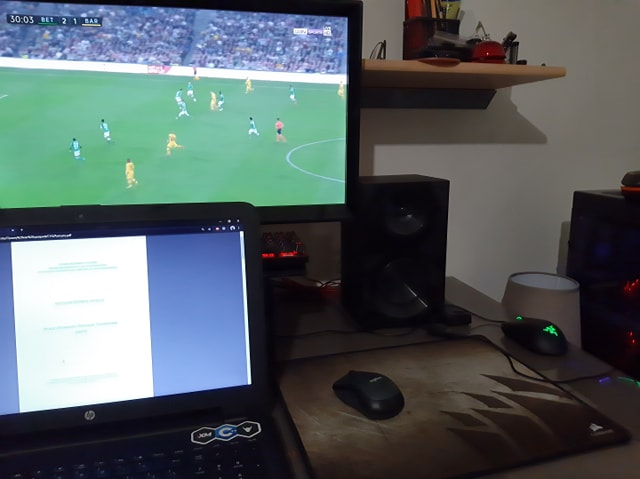
%> input picture CV3/photo2.jpg, 640 x 479 px
$ octave SIFT_feature.m   (GNU Octave 9; MATLAB toolbox functions it lacks are replaced by stand-ins)
%> lines starting %> are read from the running program, lines starting %| are printed output that depends on the picture
%this code is the Matlab implimentation of David G. Lowe,
%"Distinctive image features from scale-invariant keypoints,"
%International Journal of Computer Vision, 60, 2 (2004), pp. 91-110.
%this code should be used only for academic research.
%any other useage of this code should not be allowed without Author agreement.
% if you have any problem or improvement idea about this code, please
% contact with Xing Di, Stevens Institution of Technology. xdi2@stevens.edu
%%initial image
tic
clear;
clc;
row=256;
colum=256;
img=imread('photo2.jpg');
%> img is the input picture: size 479x640x3 uint8; mean R, G, B 84.6, 95.3, 97.5
img = rgb2gray(img);
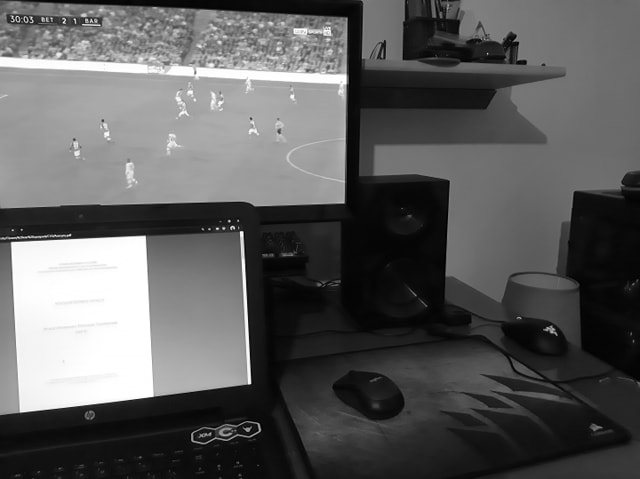
%> img: size 479x640 uint8; min 0, max 255, mean 92.3
img=imresize(img,[row,colum]);
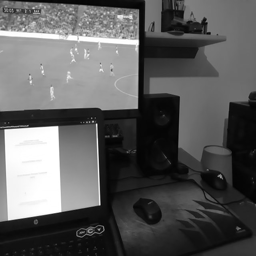
%> img: size 256x256 uint8; min 1, max 255, mean 92.3
img=im2double(img);
%> img: size 256x256 double
origin=img;
toc
%% Scale-Space Extrema Detection
tic
% original sigma and the number of actave can be modified. the larger
% sigma0, the more quickly-smooth images
sigma0=sqrt(2);
octave=3;%6*sigma*k^(octave*level)<=min(m,n)/(2^(octave-2))
level=3;
D=cell(1,octave);
for i=1:octave
D(i)=mat2cell(zeros(row*2^(2-i)+2,colum*2^(2-i)+2,level),row*2^(2-i)+2,colum*2^(2-i)+2,level);
end
% first image in first octave is created by interpolating the original one.
temp_img=kron(img,ones(2));
temp_img=padarray(temp_img,[1,1],'replicate');
figure(2)
subplot(1,2,1);
imshow(origin)
%create the DoG pyramid.
for i=1:octave
    temp_D=D{i};
    for j=1:level
        scale=sigma0*sqrt(2)^(1/level)^((i-1)*level+j);
        p=(level)*(i-1);
        figure(1);
        subplot(octave,level,p+j);
        f=fspecial('gaussian',[1,floor(6*scale)],scale);
        L1=temp_img;
        if(i==1&&j==1)
        L2=conv2(temp_img,f,'same');
        L2=conv2(L2,f','same');
        temp_D(:,:,j)=L2-L1;
        imshow(uint8(255 * mat2gray(temp_D(:,:,j))));
        L1=L2;
        else
        L2=conv2(temp_img,f,'same');
        L2=conv2(L2,f','same');
        temp_D(:,:,j)=L2-L1;
        L1=L2;
        if(j==level)
            temp_img=L1(2:end-1,2:end-1);
        end
        imshow(uint8(255 * mat2gray(temp_D(:,:,j))));
        end
    end
    D{i}=temp_D;
    temp_img=temp_img(1:2:end,1:2:end);
    temp_img=padarray(temp_img,[1,1],'both','replicate');
end
%> this loop made 3 passes
%> pass 1, `for j=1:level scale=sigma0*sqrt(2)^(1/level)^((i-1)*level+j); p=(level..`:
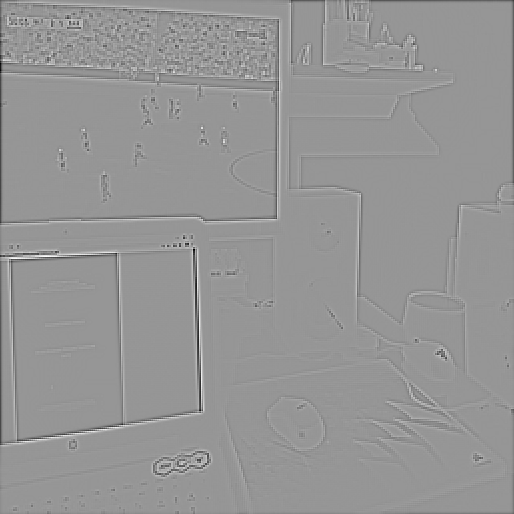
%> displayed picture: size 514x514, on the screen's scale of 0 to 255; min 0, max 255, mean 149.2
%> after the loop:
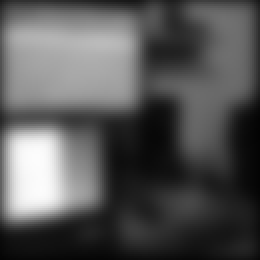
%> L2: size 130x130 double (shown 2 times larger); min 0.0153, max 0.99, mean 0.341
%> after the loop:
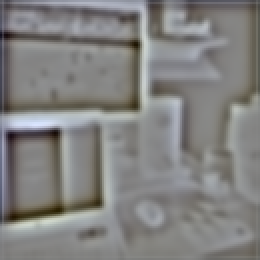
%> temp_D: size 130x130x3 double (shown 2 times larger); mean R, G, B -0.00839, -0.00967, -0.0122; drawn with min black and max white
%> after the loop, D = 3 items
toc
%% Keypoint Localisation
% search each pixel in the DoG map to find the extreme point
tic
interval=level-1;
number=0;
for i=2:octave+1
    number=number+(2^(i-octave)*colum)*(2*row)*interval;
end
extrema=zeros(1,4*number);
flag=1;
for i=1:octave
    [m,n,~]=size(D{i});
    m=m-2;
    n=n-2;
    volume=m*n/(4^(i-1));
    for k=2:interval
        for j=1:volume
            x=ceil(j/n);
            y=mod(j-1,m)+1;
            sub=D{i}(x:x+2,y:y+2,k-1:k+1);
            large=max(max(max(sub)));
            little=min(min(min(sub)));
            if(large==D{i}(x+1,y+1,k))
                temp=[i,k,j,1];
                extrema(flag:(flag+3))=temp;
                flag=flag+4;
            end
            if(little==D{i}(x+1,y+1,k))
                temp=[i,k,j,-1];
                extrema(flag:(flag+3))=temp;
                flag=flag+4;
            end
        end
    end
end
%> this loop made 3 passes
%> (m, n, volume) on passes 1 to 3: (512, 512, 262144), (256, 256, 16384), (128, 128, 1024)
%> after the loop, flag = 53937; temp = [3 2 898 -1]
idx= extrema==0;
%> idx = 3670016 logical values, 3616080 true
extrema(idx)=[];
toc
[m,n]=size(img);
%> m = 256; n = 256
x=floor((extrema(3:4:end)-1)./(n./(2.^(extrema(1:4:end)-2))))+1;
y=mod((extrema(3:4:end)-1),m./(2.^(extrema(1:4:end)-2)))+1;
ry=y./2.^(octave-1-extrema(1:4:end));
rx=x./2.^(octave-1-extrema(1:4:end));
figure(2)
subplot(1,2,2);
imshow(origin)
hold on
plot(ry,rx,'r+');
%% accurate keypoint localization
%eliminate the point with low contrast or poorly localised on an edge
% x:|,y:-- x is for vertial and y is for horizontal
% value comes from the paper.
tic
threshold=0.1;
r=10;
extr_volume=length(extrema)/4;
%> extr_volume = 13484
[m,n]=size(img);
secondorder_x=conv2([-1,1;-1,1],[-1,1;-1,1]);
secondorder_y=conv2([-1,-1;1,1],[-1,-1;1,1]);
for i=1:octave
    for j=1:level
        test=D{i}(:,:,j);
        temp=-1./conv2(test,secondorder_y,'same').*conv2(test,[-1,-1;1,1],'same');
        D{i}(:,:,j)=temp.*conv2(test',[-1,-1;1,1],'same')*0.5+test;
    end
end
for i=1:extr_volume
    x=floor((extrema(4*(i-1)+3)-1)/(n/(2^(extrema(4*(i-1)+1)-2))))+1;
    y=mod((extrema(4*(i-1)+3)-1),m/(2^(extrema(4*(i-1)+1)-2)))+1;
    rx=x+1;
    ry=y+1;
    rz=extrema(4*(i-1)+2);
    z=D{extrema(4*(i-1)+1)}(rx,ry,rz);
    if(abs(z)<threshold)
        extrema(4*(i-1)+4)=0;
    end
end
%> this loop made 13484 passes
%> (x, y, rx, ry, z) on passes 1 to 3: (2, 8, 3, 9, 0.0864), (2, 10, 3, 11, 0.086), (2, 15, 3, 16, 0.137)
idx=find(extrema==0);
%> idx = 11488 values from 4 to 53936
idx=[idx,idx-1,idx-2,idx-3];
extrema(idx)=[];
extr_volume=length(extrema)/4;
%> extr_volume = 1996
x=floor((extrema(3:4:end)-1)./(n./(2.^(extrema(1:4:end)-2))))+1;
%> x = 1996 values, max 500 at index 1961, min 2 at index 1, mean 258.1
y=mod((extrema(3:4:end)-1),m./(2.^(extrema(1:4:end)-2)))+1;
%> y = 1996 values, max 506 at index 81, min 2 at index 1979, mean 168.7
ry=y./2.^(octave-1-extrema(1:4:end));
%> ry = 1996 values, max 253 at index 81, min 2 at index 176, mean 85.14
rx=x./2.^(octave-1-extrema(1:4:end));
%> rx = 1996 values, max 250 at index 1961, min 1 at index 1, mean 129.2
figure(2)
subplot(2,2,3);
imshow(origin)
hold on
plot(ry,rx,'g+');
for i=1:extr_volume
    x=floor((extrema(4*(i-1)+3)-1)/(n/(2^(extrema(4*(i-1)+1)-2))))+1;
    y=mod((extrema(4*(i-1)+3)-1),m/(2^(extrema(4*(i-1)+1)-2)))+1;
    rx=x+1;
    ry=y+1;
    rz=extrema(4*(i-1)+2);
        Dxx=D{extrema(4*(i-1)+1)}(rx-1,ry,rz)+D{extrema(4*(i-1)+1)}(rx+1,ry,rz)-2*D{extrema(4*(i-1)+1)}(rx,ry,rz);
        Dyy=D{extrema(4*(i-1)+1)}(rx,ry-1,rz)+D{extrema(4*(i-1)+1)}(rx,ry+1,rz)-2*D{extrema(4*(i-1)+1)}(rx,ry,rz);
        Dxy=D{extrema(4*(i-1)+1)}(rx-1,ry-1,rz)+D{extrema(4*(i-1)+1)}(rx+1,ry+1,rz)-D{extrema(4*(i-1)+1)}(rx-1,ry+1,rz)-D{extrema(4*(i-1)+1)}(rx+1,ry-1,rz);
        deter=Dxx*Dyy-Dxy*Dxy;
        R=(Dxx+Dyy)/deter;
        R_threshold=(r+1)^2/r;
        if(deter<0||R>R_threshold)
            extrema(4*(i-1)+4)=0;
        end

end
%> this loop made 1996 passes
%> (x, y, rx, ry, Dxx, Dyy, Dxy, deter) on passes 1 to 3: (2, 15, 3, 16, 0.0451, -0.0756, -0.979, -0.962), (2, 17, 3, 18, -1.15, -0.0593, 1.53, -2.27), (2, 362, 3, 363, 0.15, -0.0289, 0.256, -0.0697)
idx=find(extrema==0);
idx=[idx,idx-1,idx-2,idx-3];
extrema(idx)=[];
extr_volume=length(extrema)/4;
x=floor((extrema(3:4:end)-1)./(n./(2.^(extrema(1:4:end)-2))))+1;
y=mod((extrema(3:4:end)-1),m./(2.^(extrema(1:4:end)-2)))+1;
ry=y./2.^(octave-1-extrema(1:4:end));
rx=x./2.^(octave-1-extrema(1:4:end));
figure(2)
subplot(2,2,4);
imshow(origin)
hold on
plot(ry,rx,'b+');
toc
%% Orientation Assignment(Multiple orientations assignment)
tic
kpori=zeros(1,36*extr_volume);
minor=zeros(1,36*extr_volume);
f=1;
flag=1;
%> (the run ends here)
